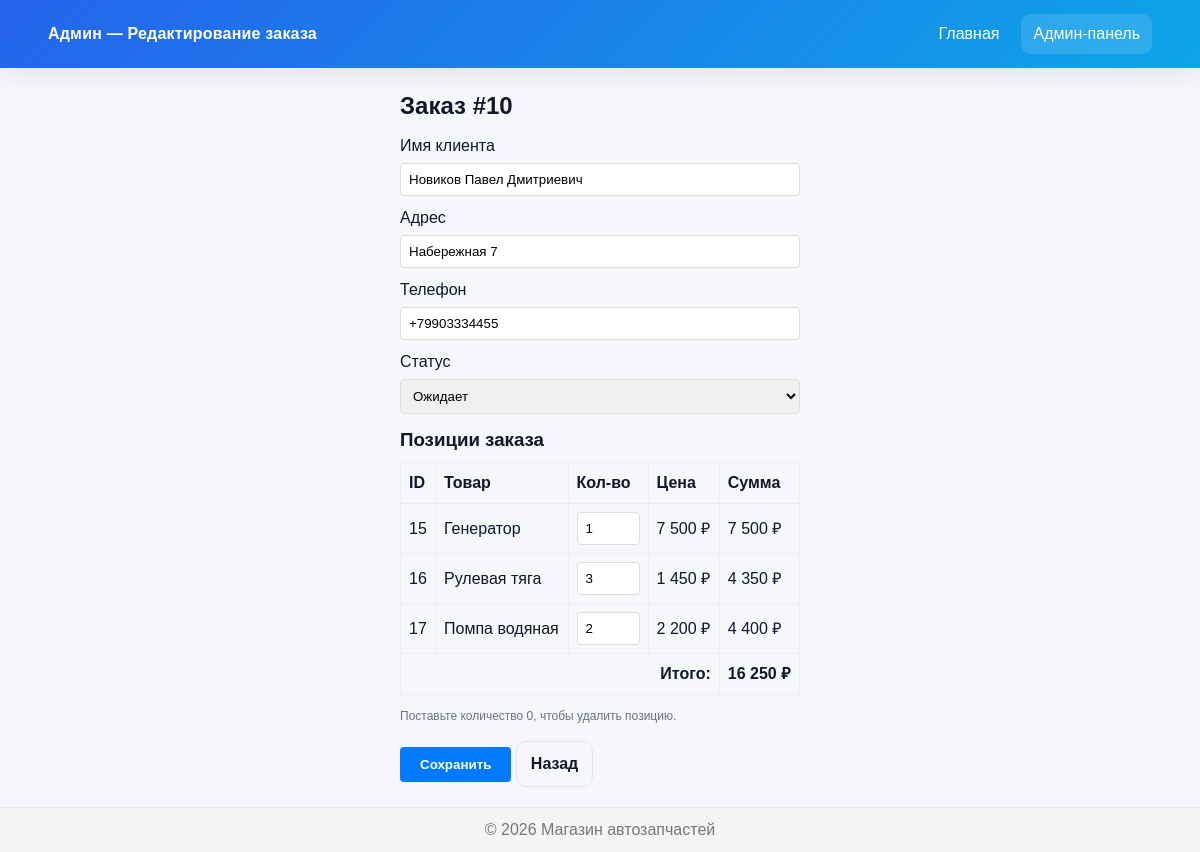
The page /admin/edit_order.php?id=10 (signed in) on the database its author committed.
### tables this page shows
CREATE TABLE `orders` (
  `id` int(11) NOT NULL,
  `customer_name` varchar(255) NOT NULL,
  `customer_address` text NOT NULL,
  `phone` varchar(20) NOT NULL,
  `total` decimal(10,2) NOT NULL,
  `products` text NOT NULL,
  `status` enum('pending','accepted','cancelled') NOT NULL DEFAULT 'pending',
  `created_at` timestamp NOT NULL DEFAULT CURRENT_TIMESTAMP
);

CREATE TABLE `products` (
  `id` int(11) NOT NULL,
  `name` varchar(255) NOT NULL,
  `short_description` varchar(255) DEFAULT NULL,
  `description` text,
  `price` decimal(10,2) NOT NULL,
  `stock` int(11) NOT NULL DEFAULT '0',
  `category_id` int(11) DEFAULT NULL,
  `image` varchar(255) DEFAULT NULL
);

### admin/edit_order.php (the view, shortened to what this page needs)
<?php
require_once '../config.php';
try {
    $pdo = new PDO("mysql:host={$host};port={$port};dbname={$name};charset=utf8mb4", $user, $pass);
    $pdo->setAttribute(PDO::ATTR_ERRMODE, PDO::ERRMODE_EXCEPTION);
} catch (Throwable $e) {
    die("Ошибка подключения к БД");
}
$id = isset($_GET['id']) ? (int)$_GET['id'] : 0;
$st = $pdo->prepare("SELECT id, customer_name, customer_address, phone, total, products, status, created_at FROM orders WHERE id = ?");
$st->execute([$id]);
$order = $st->fetch(PDO::FETCH_ASSOC);
$items = [];
if ($order['products']) {
    $decoded = json_decode($order['products'], true);
    if (is_array($decoded)) $items = $decoded;
}
function fetchProductNames(PDO $pdo, array $ids): array {
    $in = implode(',', array_fill(0, count($ids), '?'));
    $st = $pdo->prepare("SELECT id, name, price FROM products WHERE id IN ($in)");
    $st->execute($ids);
    $out = [];
    while ($r = $st->fetch(PDO::FETCH_ASSOC)) $out[(int)$r['id']] = $r;
    return $out;
}
$productIds = array_values(array_unique(array_map(fn($i)=> (int)($i['id'] ?? 0), $items)));
$namesMap = fetchProductNames($pdo, $productIds);
$status = $order['status'];
?>
<!DOCTYPE html>
<html lang="ru">
<head>
  <link rel="stylesheet" href="/css/common.css">
  <link rel="stylesheet" href="/css/admin_form.css">
</head>
<body>
<header class="site-header">
  <div class="container header-row">
    <a href="index.php" class="brand">
      <span class="brand-name">Админ — Редактирование заказа</span>
    </a>
    <nav class="main-nav">
      <a href="../index.php" class="nav-link">Главная</a>
      <a href="index.php" class="nav-link nav-link--ghost">Админ-панель</a>
    </nav>
  </div>
</header>
<main class="container">
  <div class="admin-form">
    <h2>Заказ #<?php echo (int)$order['id']; ?></h2>
    <form method="post" action="edit_order.php?id=<?php echo (int)$order['id']; ?>">
      <label>Имя клиента</label>
      <input type="text" name="customer_name" class="input" required value="<?php echo htmlspecialchars($order['customer_name']); ?>">
      <label>Адрес</label>
      <input type="text" name="customer_address" class="input" required value="<?php echo htmlspecialchars($order['customer_address']); ?>">
      <label>Телефон</label>
      <input type="text" name="phone" class="input" required value="<?php echo htmlspecialchars($order['phone']); ?>">
      <label>Статус</label>
      <select name="status" class="input">
        <option value="pending"   <?php echo $status==='pending'?'selected':''; ?>>Ожидает</option>
      </select>
      <h3 style="margin-top:12px;">Позиции заказа</h3>
      <table class="order-items">
        <tr><th>ID</th><th>Товар</th><th class="w-80">Кол-во</th><th>Цена</th><th>Сумма</th></tr>
        <?php
        $total = 0.0;
        foreach ($items as $it) {
            $pid = (int)$it['id'];
            $q   = (int)$it['quantity'];
            $name = isset($namesMap[$pid]) ? $namesMap[$pid]['name'] : 'Не найден';
            $price = isset($namesMap[$pid]) ? (float)$namesMap[$pid]['price'] : 0.0;
            $sum = $price * $q;
            $total += $sum;
            echo "<tr>
              <td>{$pid}</td>
              <td>".htmlspecialchars($name)."</td>
              <td><input type='number' name='qty[{$pid}]' class='input' min='0' step='1' value='{$q}'></td>
              <td>".number_format($price, 0, ',', ' ')." ₽</td>
              <td>".number_format($sum, 0, ',', ' ')." ₽</td>
            </tr>";
        }
        ?>
        <tr>
          <td colspan="4" style="text-align:right;"><strong>Итого:</strong></td>
          <td><strong><?php echo number_format($total, 0, ',', ' '); ?> ₽</strong></td>
        </tr>
      </table>
      <div class="muted">Поставьте количество 0, чтобы удалить позицию.</div>
      <div class="form-buttons" style="margin-top:12px;">
        <button type="submit" class="btn btn-primary">Сохранить</button>
        <a href="index.php" class="btn btn-ghost">Назад</a>
      </div>
    </form>
  </div>
</main>
<footer class="site-footer">
  <div class="container">
    &copy; <?php echo date('Y'); ?> Магазин автозапчастей
  </div>
</footer>
</body>
</html>

### css/common.css (style rules this page uses)
* { box-sizing: border-box; margin: 0; padding: 0; font-family: Arial, sans-serif; }
:root { --bg: #f6f7fb; --card: #ffffff; --text: #0f172a; --muted: #6b7280; --primary: #2563eb; --primary-2: #0ea5e9; --success: #22c55e; --ring: rgba(37,99,235,.25); --radius: 14px; --shadow: 0 8px 24px rgba(15,23,42,.08); }
html, body { height: 100%; }
body { display: flex; flex-direction: column; min-height: 100vh; font-family: "Inter", system-ui, -apple-system, Segoe UI, Roboto, Arial, sans-serif; color: var(--text); background: var(--bg); line-height: 1.5; }
main { flex: 1; }
.container { width: min(1200px, 92%); margin: 0 auto; }
.btn { display: inline-flex; align-items: center; justify-content: center; padding: 10px 14px; border-radius: 10px; border: 1px solid transparent; font-weight: 600; text-decoration: none; cursor: pointer; transition: .2s ease; }
.btn-primary { background: var(--primary); color: #fff; }
.btn-ghost { background: transparent; color: var(--text); border-color: #e5e7eb; }
.site-header { position: sticky; top: 0; z-index: 50; background: linear-gradient(135deg, var(--primary), var(--primary-2)); color: #fff; box-shadow: var(--shadow); }
.header-row { display: flex; align-items: center; justify-content: space-between; padding: 14px 0; }
.brand { display: flex; align-items: center; gap: 10px; color: #fff; text-decoration: none; }
.brand-name { font-weight: 700; letter-spacing: .2px; }
.main-nav { display: flex; gap: 10px; flex-wrap: wrap; }
.nav-link { color: #fff; text-decoration: none; padding: 8px 12px; border-radius: 10px; transition: background .2s ease, transform .15s ease; }
.nav-link--ghost { background: rgba(255, 255, 255, .12); }
.site-footer { background: #f3f4f6; padding: 10px 0; text-align: center; color: #777; border-top: 1px solid #e5e7eb; }

### css/admin_form.css (style rules this page uses)
.admin-form { margin: 20px auto; max-width: 400px; text-align: left; }
.admin-form label { display: block; margin: 10px 0 5px; }
.admin-form input, .admin-form select, .admin-form textarea { width: 100%; padding: 8px; border: 1px solid #ddd; border-radius: 4px; }
.admin-form button { margin-top: 10px; padding: 10px 20px; background: #007bff; color: white; border: none; border-radius: 4px; cursor: pointer; }

### admin/edit_order.php (style rules this page uses)
table.order-items { width:100%; border-collapse: collapse; margin: 8px 0 12px; }
table.order-items th, table.order-items td { border:1px solid #eee; padding:8px; }
.w-80 { width:80px; }
.muted { color:#6b7280; font-size:12px; }

### rows shown on the page
orders: id "10", customer_name "Новиков Павел Дмитриевич", customer_address "Набережная 7", phone "+79903334455", status "Ожидает"
products: pid "15", name "Генератор", value "1", price "7 500"
products: pid "16", name "Рулевая тяга", value "3", price "1 450", price "4 350"
products: pid "17", name "Помпа водяная", value "2", price "2 200", price "4 400"

### other values the page prints
$total "16 250"
